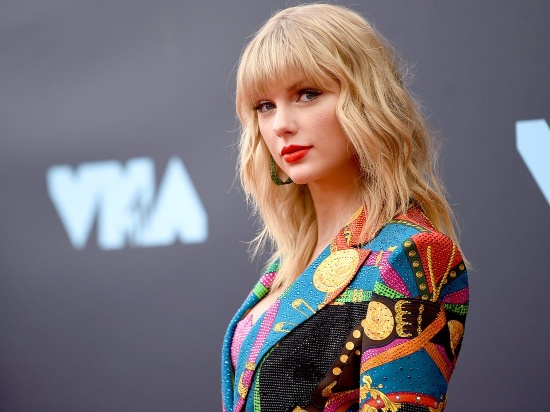
#> input picture books/practical-python-and-opencv/images/taylor-swift.jpg, 550 x 412 px
$ python equalize.py --image images/taylor-swift.jpg
#> lines starting #> are read from the running program, lines starting #| are printed output that depends on the picture
import numpy as np
import argparse
import cv2

ap = argparse.ArgumentParser()
ap.add_argument('-i', '--image', required=True, help='Path to the image')
args = vars(ap.parse_args())

image = cv2.imread(args['image'])
#> image is the input picture: shape (412, 550, 3); mean B, G, R 116.2, 112.1, 122
image = cv2.cvtColor(image, cv2.COLOR_BGR2GRAY)
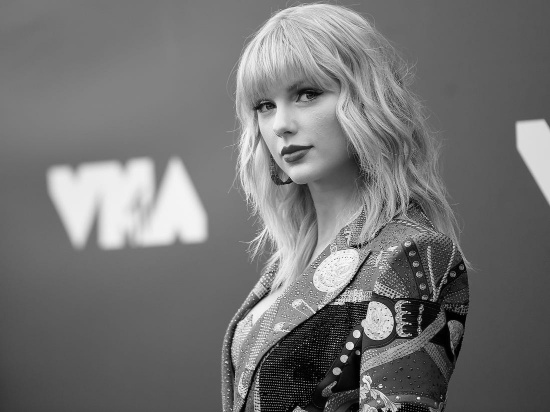
#> image: shape (412, 550); min 0, max 250, mean 115.5

eq = cv2.equalizeHist(image)
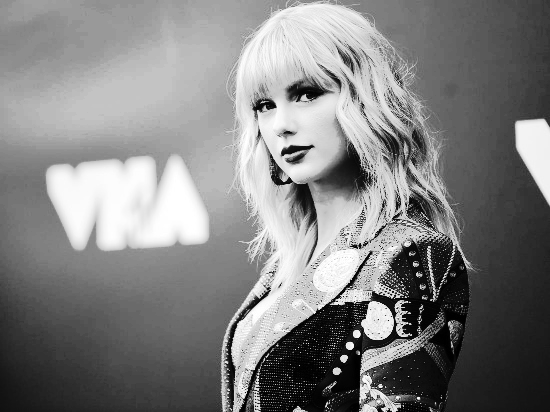
#> eq: shape (412, 550); min 0, max 255, mean 128.6

cv2.imwrite('images/taylor-grayscale.jpg', eq)

cv2.imshow('Histogram Equalization', np.hstack([image, eq]))
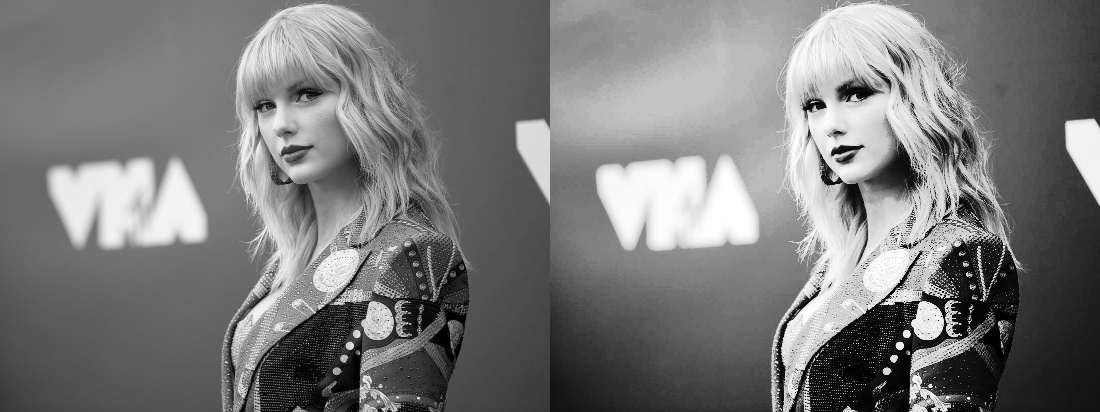
#> window 'Histogram Equalization': shape (412, 1100); min 0, max 255, mean 122
cv2.waitKey(0)
